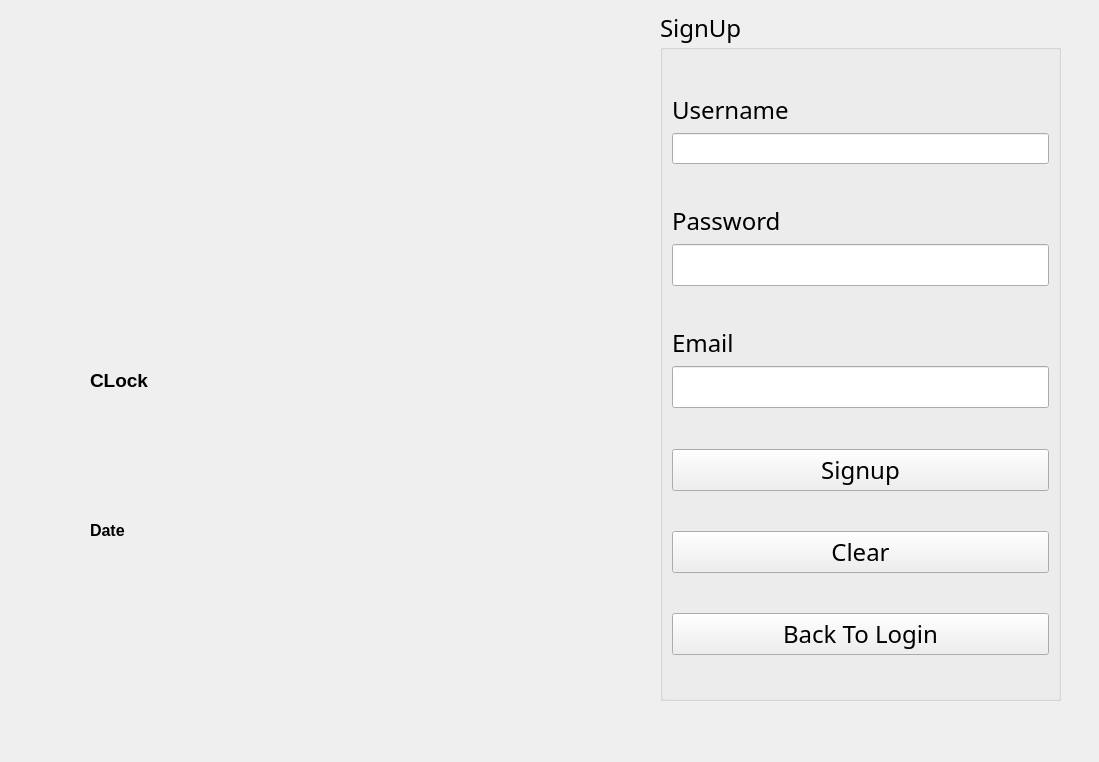
<?xml version="1.0" encoding="UTF-8"?>
<ui version="4.0">
 <class>MainWindow</class>
 <widget class="QMainWindow" name="MainWindow">
  <property name="geometry">
   <rect>
    <x>0</x>
    <y>0</y>
    <width>1099</width>
    <height>762</height>
   </rect>
  </property>
  <property name="windowTitle">
   <string>MainWindow</string>
  </property>
  <widget class="QWidget" name="centralwidget">
   <widget class="QGroupBox" name="groupBox">
    <property name="geometry">
     <rect>
      <x>660</x>
      <y>10</y>
      <width>401</width>
      <height>691</height>
     </rect>
    </property>
    <property name="font">
     <font>
      <family>Ubuntu Mono</family>
      <pointsize>18</pointsize>
      <bold>false</bold>
     </font>
    </property>
    <property name="title">
     <string>SignUp</string>
    </property>
    <layout class="QVBoxLayout" name="verticalLayout_6">
     <item>
      <spacer name="verticalSpacer_5">
       <property name="orientation">
        <enum>Qt::Vertical</enum>
       </property>
       <property name="sizeHint" stdset="0">
        <size>
         <width>20</width>
         <height>40</height>
        </size>
       </property>
      </spacer>
     </item>
     <item>
      <layout class="QVBoxLayout" name="verticalLayout_3">
       <item>
        <widget class="QLabel" name="label">
         <property name="text">
          <string>Username</string>
         </property>
        </widget>
       </item>
       <item>
        <widget class="QLineEdit" name="lineEditUsername">
         <property name="font">
          <font>
           <family>Rockwell</family>
           <pointsize>12</pointsize>
           <bold>false</bold>
          </font>
         </property>
        </widget>
       </item>
      </layout>
     </item>
     <item>
      <spacer name="verticalSpacer_2">
       <property name="orientation">
        <enum>Qt::Vertical</enum>
       </property>
       <property name="sizeHint" stdset="0">
        <size>
         <width>20</width>
         <height>40</height>
        </size>
       </property>
      </spacer>
     </item>
     <item>
      <layout class="QVBoxLayout" name="verticalLayout_2">
       <item>
        <widget class="QLabel" name="label_3">
         <property name="text">
          <string>Password</string>
         </property>
        </widget>
       </item>
       <item>
        <widget class="QLineEdit" name="lineEdit"/>
       </item>
      </layout>
     </item>
     <item>
      <spacer name="verticalSpacer">
       <property name="orientation">
        <enum>Qt::Vertical</enum>
       </property>
       <property name="sizeHint" stdset="0">
        <size>
         <width>20</width>
         <height>40</height>
        </size>
       </property>
      </spacer>
     </item>
     <item>
      <layout class="QVBoxLayout" name="verticalLayout_5">
       <item>
        <widget class="QLabel" name="label_4">
         <property name="text">
          <string>Email</string>
         </property>
        </widget>
       </item>
       <item>
        <widget class="QLineEdit" name="lineEdit_3"/>
       </item>
      </layout>
     </item>
     <item>
      <spacer name="verticalSpacer_3">
       <property name="orientation">
        <enum>Qt::Vertical</enum>
       </property>
       <property name="sizeHint" stdset="0">
        <size>
         <width>20</width>
         <height>40</height>
        </size>
       </property>
      </spacer>
     </item>
     <item>
      <widget class="QPushButton" name="pushButton">
       <property name="text">
        <string>Signup</string>
       </property>
      </widget>
     </item>
     <item>
      <spacer name="verticalSpacer_6">
       <property name="orientation">
        <enum>Qt::Vertical</enum>
       </property>
       <property name="sizeHint" stdset="0">
        <size>
         <width>20</width>
         <height>40</height>
        </size>
       </property>
      </spacer>
     </item>
     <item>
      <widget class="QPushButton" name="pushButton_2">
       <property name="text">
        <string>Clear</string>
       </property>
      </widget>
     </item>
     <item>
      <spacer name="verticalSpacer_7">
       <property name="orientation">
        <enum>Qt::Vertical</enum>
       </property>
       <property name="sizeHint" stdset="0">
        <size>
         <width>20</width>
         <height>40</height>
        </size>
       </property>
      </spacer>
     </item>
     <item>
      <widget class="QPushButton" name="pushButton_3">
       <property name="text">
        <string>Back To Login</string>
       </property>
      </widget>
     </item>
     <item>
      <spacer name="verticalSpacer_4">
       <property name="orientation">
        <enum>Qt::Vertical</enum>
       </property>
       <property name="sizeHint" stdset="0">
        <size>
         <width>20</width>
         <height>40</height>
        </size>
       </property>
      </spacer>
     </item>
    </layout>
   </widget>
   <widget class="QLabel" name="label_5">
    <property name="geometry">
     <rect>
      <x>90</x>
      <y>360</y>
      <width>191</width>
      <height>41</height>
     </rect>
    </property>
    <property name="font">
     <font>
      <pointsize>14</pointsize>
      <bold>true</bold>
     </font>
    </property>
    <property name="text">
     <string>CLock</string>
    </property>
   </widget>
   <widget class="QLabel" name="timeslate">
    <property name="geometry">
     <rect>
      <x>90</x>
      <y>420</y>
      <width>141</width>
      <height>31</height>
     </rect>
    </property>
    <property name="font">
     <font>
      <pointsize>18</pointsize>
      <bold>true</bold>
     </font>
    </property>
    <property name="text">
     <string/>
    </property>
   </widget>
   <widget class="QLabel" name="label_7">
    <property name="geometry">
     <rect>
      <x>90</x>
      <y>520</y>
      <width>63</width>
      <height>20</height>
     </rect>
    </property>
    <property name="font">
     <font>
      <pointsize>12</pointsize>
      <bold>true</bold>
     </font>
    </property>
    <property name="text">
     <string>Date</string>
    </property>
   </widget>
   <widget class="QLabel" name="label_8">
    <property name="geometry">
     <rect>
      <x>90</x>
      <y>580</y>
      <width>131</width>
      <height>31</height>
     </rect>
    </property>
    <property name="font">
     <font>
      <pointsize>16</pointsize>
      <bold>true</bold>
     </font>
    </property>
    <property name="text">
     <string/>
    </property>
   </widget>
  </widget>
  <widget class="QMenuBar" name="menubar">
   <property name="geometry">
    <rect>
     <x>0</x>
     <y>0</y>
     <width>1099</width>
     <height>26</height>
    </rect>
   </property>
  </widget>
 </widget>
 <resources/>
 <connections/>
</ui>
